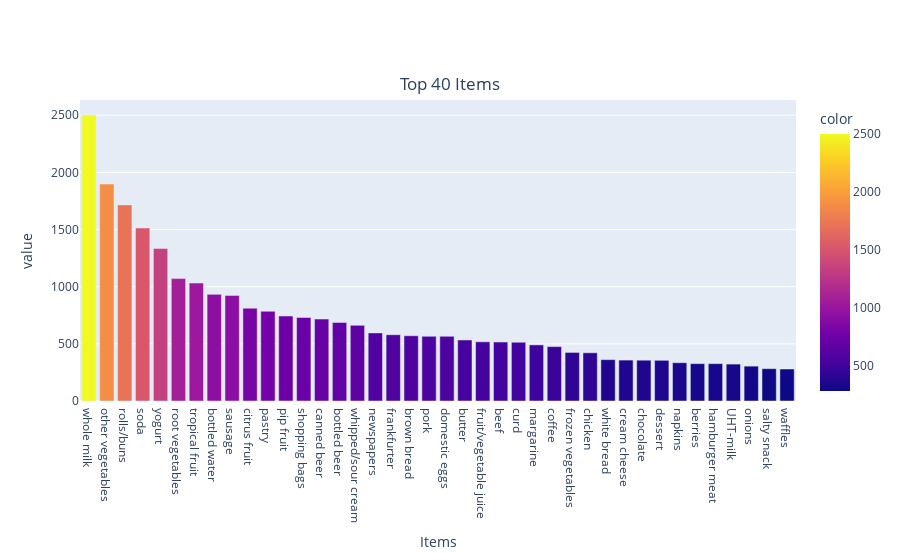

Notebook code for this chart:
### Code cell
# plot a bar chart to see the top sold items
fig = px.bar(data_frame=freq_items.head(40), title='Top 40 Items', color=freq_items.head(40),
                 labels={
                     "index": "Items",
                     "values": "Quantity",
                     'lift': 'Lift'
                 })
fig.update_layout(title_x=0.5, title_y=0.86)
fig.show()

### Figure 1 — Plotly figure (JSON) as saved in the notebook; plotly's stock layout.template omitted (floating-point values rounded to 4 significant figures)
{"data": [{"alignmentgroup": "True", "hovertemplate": "Items=%{x}<br>value=%{y}<br>color=%{marker.color}<extra></extra>", "legendgroup": "", "marker": {"color": [2502, 1898, 1716, 1514, 1334, 1071, 1032, 933, 924, 812, 785, 744, 731, 717, 687, 662, 596, 580, 571, 566, 566, 534, 518, 516, 514, 491, 476, 425, 422, 362, 358, 357, 356, 335, 327, 327, 323, 305, 283, 280], "coloraxis": "coloraxis", "pattern": {"shape": ""}}, "name": "", "offsetgroup": "", "orientation": "v", "showlegend": false, "textposition": "auto", "type": "bar", "x": ["whole milk", "other vegetables", "rolls/buns", "soda", "yogurt", "root vegetables", "tropical fruit", "bottled water", "sausage", "citrus fruit", "pastry", "pip fruit", "shopping bags", "canned beer", "bottled beer", "whipped/sour cream", "newspapers", "frankfurter", "brown bread", "pork", "domestic eggs", "butter", "fruit/vegetable juice", "beef", "curd", "margarine", "coffee", "frozen vegetables", "chicken", "white bread", "cream cheese ", "chocolate", "dessert", "napkins", "berries", "hamburger meat", "UHT-milk", "onions", "salty snack", "waffles"], "xaxis": "x", "y": [2502, 1898, 1716, 1514, 1334, 1071, 1032, 933, 924, 812, 785, 744, 731, 717, 687, 662, 596, 580, 571, 566, 566, 534, 518, 516, 514, 491, 476, 425, 422, 362, 358, 357, 356, 335, 327, 327, 323, 305, 283, 280], "yaxis": "y"}], "layout": {"barmode": "relative", "coloraxis": {"colorbar": {"title": {"text": "color"}}, "colorscale": [[0, "#0d0887"], [0.1111, "#46039f"], [0.2222, "#7201a8"], [0.3333, "#9c179e"], [0.4444, "#bd3786"], [0.5556, "#d8576b"], [0.6667, "#ed7953"], [0.7778, "#fb9f3a"], [0.8889, "#fdca26"], [1, "#f0f921"]]}, "legend": {"tracegroupgap": 0}, "title": {"text": "Top 40 Items", "x": 0.5, "y": 0.86}, "xaxis": {"anchor": "y", "domain": [0, 1], "title": {"text": "Items"}}, "yaxis": {"anchor": "x", "domain": [0, 1], "title": {"text": "value"}}}}
